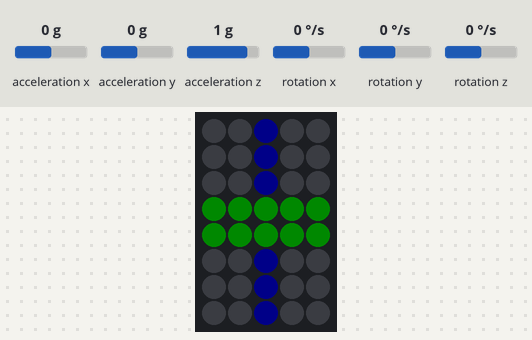
A sketch run on a simulated Arduino Uno, built for the host (arithmetic inside an expression is 32-bit, double 64-bit). Parts: 5×8 RGB LED matrix (first LED top left, wired row by row). The inputs (shaded band) are chosen by the test bench; at power-on: rotation y 0 °/s, acceleration y 0 g, acceleration x 0 g, rotation x 0 °/s, acceleration z 1 g, rotation z 0 °/s. Dim RGB values are drawn brighter than linear.

Above: at 1.2 s.
1.3 s: rotation y set to -192 °/s
At 2.1 s:
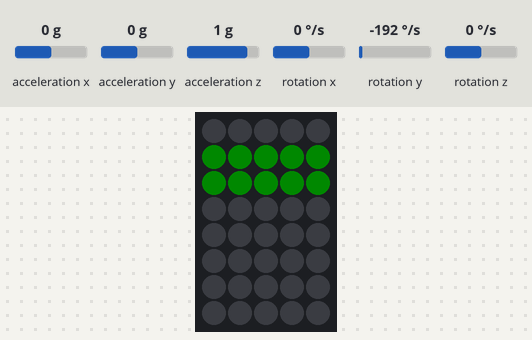
At 2.82 s:
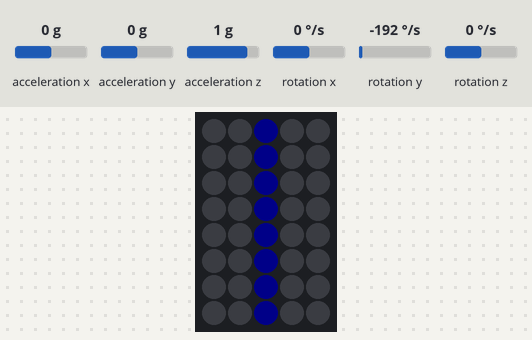
3.5 s: acceleration y set to -1.4 g
6.5 s: acceleration x set to -1.4 g
8.3 s: rotation y set to -100 °/s
At 9.35 s:
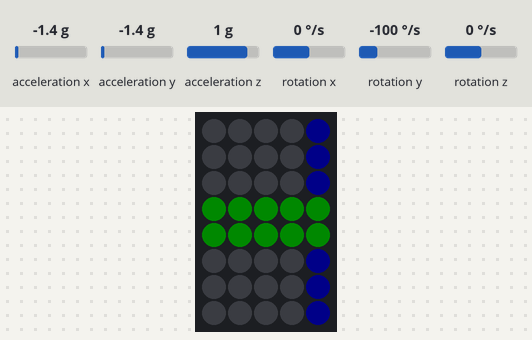
10.2 s: rotation x set to -192 °/s
12.7 s: rotation x set to 100 °/s
At 13.9 s:
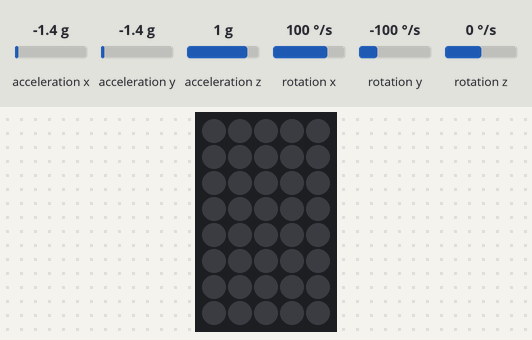

Measured:
- after the input at 1.3 s, the LEDs: first change at once (image 1 shows a later state)
- what the display in image 4 shows lasts 0.7 s, from 13.4 s to 14.1 s

The sketch:

GyroLED.ino
```cpp
//LED Bubble Level
//By Aditya Bawankule
//Simulates a (reversed) bubble level using a NeoPixel NeoMatrix and an Arduino 101

#include <CurieIMU.h>
#include <MadgwickAHRS.h>
#include <Adafruit_GFX.h>
#include <Adafruit_NeoMatrix.h>
#include <gamma.h>


#ifndef PSTR
 #define PSTR // Make Arduino Due happy
#endif

#define PIN 6 // This is the pin the NeoMatrix is connected to

int width = 5;
int height = 8;

int degMax = 30;//This is the degree range the display will show lines between. If the Arduino is turned past the range, nothing will show. (30 means it goes between -30 degrees and 30 degrees)


Adafruit_NeoMatrix matrix = Adafruit_NeoMatrix(width, height, PIN,//NeoMatrix setup
  NEO_MATRIX_TOP     + NEO_MATRIX_RIGHT +
  NEO_MATRIX_COLUMNS + NEO_MATRIX_PROGRESSIVE,
  NEO_GRB            + NEO_KHZ800);

Madgwick filter;//Setup for Madgwick
unsigned long microsPerReading, microsPrevious;
float accelScale, gyroScale;


const uint16_t colors[] = {//Predefine RGB colors, adjust to your liking for different display colors
  matrix.Color(255, 0, 0), matrix.Color(0, 255, 0), matrix.Color(0, 0, 255) };

void setup() {
  //Serial.begin(9600); //Enable if you have to debug

  // start the IMU and filter
  CurieIMU.begin();
  CurieIMU.setGyroRate(25);
  CurieIMU.setAccelerometerRate(25);
  filter.begin(25);

  // Set the accelerometer range to 2G
  CurieIMU.setAccelerometerRange(2);
  // Set the gyroscope range to 250 degrees/second
  CurieIMU.setGyroRange(250);

  // initialize variables to pace updates to correct rate
  microsPerReading = 1000000 / 25;
  microsPrevious = micros();


  matrix.begin();//More NeoMatrix setup
  matrix.setBrightness(10);//Set your preffered brightness here

}
void loop() {
  int aix, aiy, aiz;
  int gix, giy, giz;
  float ax, ay, az;
  float gx, gy, gz;
  float roll, pitch, heading;
  unsigned long microsNow;

  // check if it's time to read data and update the filter
  microsNow = micros();
  if (microsNow - microsPrevious >= microsPerReading) {

    // read raw data from CurieIMU
    CurieIMU.readMotionSensor(aix, aiy, aiz, gix, giy, giz);

    // convert from raw data to gravity and degrees/second units
    ax = convertRawAcceleration(aix);
    ay = convertRawAcceleration(aiy);
    az = convertRawAcceleration(aiz);
    gx = convertRawGyro(gix);
    gy = convertRawGyro(giy);
    gz = convertRawGyro(giz);

    // update the filter, which computes orientation
    filter.updateIMU(gx, gy, gz, ax, ay, az);

    // print the heading, pitch and roll
    roll = filter.getRoll();
    pitch = filter.getPitch();
    heading = filter.getYaw();

    //Unomment the following 2 lines if you want to inverse the movement for a more traditional bubble level
    //roll = -roll;
    //pitch = -pitch;

    matrix.fillScreen(0);//Clear the screen

    if (width % 2) { //if x is odd, only use a single line

      int xPos = map(-roll,-degMax,degMax,0,width-1);
      matrix.drawFastVLine(xPos, 0, height, colors[2]);//draw a line
      }
    else{//else use a double wide line since we need an absolute center

     int xPos = map(-roll,-degMax,degMax,1,width-2);
      matrix.drawFastVLine(xPos, 0, height, colors[2]);//draw two lines
      matrix.drawFastVLine(xPos+1, 0, height, colors[2]);
    }
    if (height % 2) { //if y is odd, only use a single line


      int yPos = map(pitch,-degMax,degMax,0,height-1);
      matrix.drawFastHLine(0, yPos, height, colors[1]);//draw a line
      }
    else{//else use a double wide line since we need an absolute center


     int yPos = map(pitch,-degMax,degMax,1,height-2);
      matrix.drawFastHLine(0, yPos, height, colors[1]);//draw two lines
      matrix.drawFastHLine(0, yPos+1, height, colors[1]);
    }


    //Serial.print(roll);
    //Serial.print(heading);//uncomment these lines if your level is not working correctly to debug the headings


    matrix.show();//draw changes to the matrix

     // increment previous time, so we keep proper pace
    microsPrevious = microsPrevious + microsPerReading;
  }

delay(10);
}


float convertRawAcceleration(int aRaw) {
  // since we are using 2G range
  // -2g maps to a raw value of -32768
  // +2g maps to a raw value of 32767

  float a = (aRaw * 2.0) / 32768.0;
  return a;
}

float convertRawGyro(int gRaw) {
  // since we are using 250 degrees/seconds range
  // -250 maps to a raw value of -32768
  // +250 maps to a raw value of 32767

  float g = (gRaw * 250.0) / 32768.0;
  return g;
}
```
